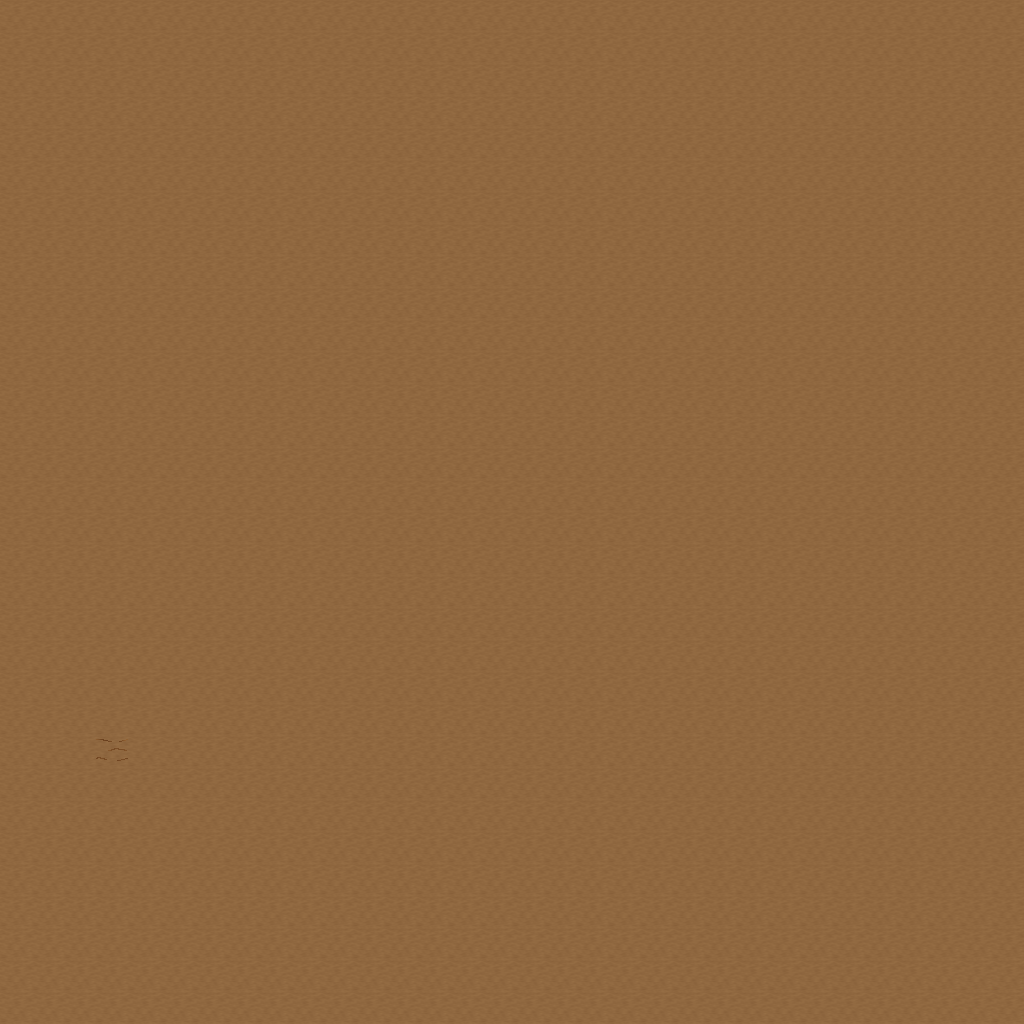

A 2D game scene composited from a Tiled map and its tileset images. What follows is a short description and the map's XML, with each tile layer's data collapsed to a summary:
An orthogonal 32x32 tile map with 32x32 px tiles, 5 tile layers (Ground, Objects, Objects2, Above, ...), 1 hidden layer not drawn, 37 tilesets.

<map version="1.10" tiledversion="1.11.0" orientation="orthogonal" renderorder="right-down" width="32" height="32" tilewidth="32" tileheight="32" infinite="0" nextlayerid="11" nextobjectid="1">
 <tileset firstgid="1" name="ground_ground" tilewidth="32" tileheight="32" tilecount="33" columns="3">
  <image source="../drawable/ground_ground.png" width="96" height="352" />
 </tileset>
 <tileset firstgid="34" name="ground_ridge_earth_dark" tilewidth="32" tileheight="32" tilecount="96" columns="12">
  <image source="../drawable/ground_ridge_earth_dark.png" width="384" height="256" />
 </tileset>
 <tileset firstgid="130" name="logic_collision" tilewidth="32" tileheight="32" tilecount="1" columns="1">
  <image source="../drawable/logic_collision.png" width="32" height="32" />
 </tileset>
 <tileset firstgid="131" name="logic_portal" tilewidth="32" tileheight="32" tilecount="24" columns="8">
  <image source="../drawable/logic_portal.png" width="256" height="96" />
 </tileset>
 <tileset firstgid="155" name="building_fence_fence_chunky" tilewidth="32" tileheight="32" tilecount="21" columns="3">
  <image source="../drawable/building_fence_fence_chunky.png" width="96" height="224" />
 </tileset>
 <tileset firstgid="176" name="item_statue_girl_with_bird" tilewidth="32" tileheight="32" tilecount="12" columns="4">
  <image source="../drawable/item_statue_girl_with_bird.png" width="128" height="96" />
 </tileset>
 <tileset firstgid="188" name="plant_bush_hosta" tilewidth="32" tileheight="32" tilecount="9" columns="3">
  <image source="../drawable/plant_bush_hosta.png" width="96" height="96" />
 </tileset>
 <tileset firstgid="197" name="logic_item_sheepfood" tilewidth="32" tileheight="32" tilecount="1" columns="1">
  <image source="../drawable/logic_item_sheepfood.png" width="32" height="32" />
 </tileset>
 <tileset firstgid="198" name="ground_rock_rocks_3" tilewidth="32" tileheight="32" tilecount="16" columns="4">
  <image source="../drawable/ground_rock_rocks_3.png" width="128" height="128" />
 </tileset>
 <tileset firstgid="214" name="item_statue_crystal_statues" tilewidth="32" tileheight="32" tilecount="12" columns="6">
  <image source="../drawable/item_statue_crystal_statues.png" width="192" height="64" />
 </tileset>
 <tileset firstgid="226" name="plant_tree_maple_tree" tilewidth="32" tileheight="32" tilecount="72" columns="8">
  <image source="../drawable/plant_tree_maple_tree.png" width="256" height="288" />
 </tileset>
 <tileset firstgid="298" name="plant_stump_small_stump" tilewidth="32" tileheight="32" tilecount="4" columns="2">
  <image source="../drawable/plant_stump_small_stump.png" width="64" height="64" />
 </tileset>
 <tileset firstgid="302" name="item_statue_plants_potted_stone" tilewidth="32" tileheight="32" tilecount="6" columns="3">
  <image source="../drawable/item_statue_plants_potted_stone.png" width="96" height="64" />
 </tileset>
 <tileset firstgid="308" name="logic_creature_sheep" tilewidth="32" tileheight="32" tilecount="1" columns="1">
  <image source="../drawable/logic_creature_sheep.png" width="32" height="32" />
 </tileset>
 <tileset firstgid="309" name="furniture_chair_bench_white" tilewidth="32" tileheight="32" tilecount="8" columns="2">
  <image source="../drawable/furniture_chair_bench_white.png" width="64" height="128" />
 </tileset>
 <tileset firstgid="317" name="furniture_sink_dark_side_on" tilewidth="32" tileheight="32" tilecount="6" columns="3">
  <image source="../drawable/furniture_sink_dark_side_on.png" width="96" height="64" />
 </tileset>
 <tileset firstgid="323" name="object_birds" tilewidth="32" tileheight="32" tilecount="4" columns="2">
  <image source="../drawable/object_birds.png" width="64" height="64" />
 </tileset>
 <tileset firstgid="327" name="logic_creature_animal" tilewidth="32" tileheight="32" tilecount="32" columns="8">
  <image source="../drawable/logic_creature_animal.png" width="256" height="128" />
 </tileset>
 <tileset firstgid="359" name="ground_earth_edges" tilewidth="32" tileheight="32" tilecount="18" columns="6">
  <image source="../drawable/ground_earth_edges.png" width="192" height="96" />
 </tileset>
 <tileset firstgid="377" name="ground_grass_corners" tilewidth="32" tileheight="32" tilecount="24" columns="6">
  <image source="../drawable/ground_grass_corners.png" width="192" height="128" />
 </tileset>
 <tileset firstgid="401" name="building_stairs_stairs_grey" tilewidth="32" tileheight="32" tilecount="6" columns="3">
  <image source="../drawable/building_stairs_stairs_grey.png" width="96" height="64" />
 </tileset>
 <tileset firstgid="407" name="logic_creature_ent" tilewidth="32" tileheight="32" tilecount="4" columns="4">
  <image source="../drawable/logic_creature_ent.png" width="128" height="32" />
 </tileset>
 <tileset firstgid="411" name="plant_tree_pine_tree" tilewidth="32" tileheight="32" tilecount="20" columns="4">
  <image source="../drawable/plant_tree_pine_tree.png" width="128" height="160" />
 </tileset>
 <tileset firstgid="431" name="plant_tree_oak_tree" tilewidth="32" tileheight="32" tilecount="20" columns="4">
  <image source="../drawable/plant_tree_oak_tree.png" width="128" height="160" />
 </tileset>
 <tileset firstgid="451" name="plant_tree_chestnut_tree" tilewidth="32" tileheight="32" tilecount="20" columns="4">
  <image source="../drawable/plant_tree_chestnut_tree.png" width="128" height="160" />
 </tileset>
 <tileset firstgid="471" name="building_thatched_roof_cottage1" tilewidth="32" tileheight="32" tilecount="20" columns="4">
  <image source="../drawable/building_thatched_roof_cottage1.png" width="128" height="160" />
 </tileset>
 <tileset firstgid="491" name="building_thatched_roof_cottage2" tilewidth="32" tileheight="32" tilecount="20" columns="4">
  <image source="../drawable/building_thatched_roof_cottage2.png" width="128" height="160" />
 </tileset>
 <tileset firstgid="511" name="logic_item_vegetable" tilewidth="32" tileheight="32" tilecount="16" columns="8">
  <image source="../drawable/logic_item_vegetable.png" width="256" height="64" />
 </tileset>
 <tileset firstgid="527" name="object_well" tilewidth="32" tileheight="32" tilecount="4" columns="2">
  <image source="../drawable/object_well.png" width="64" height="64" />
 </tileset>
 <tileset firstgid="531" name="plant_flower_flower_bed_1" tilewidth="32" tileheight="32" tilecount="35" columns="7">
  <image source="../drawable/plant_flower_flower_bed_1.png" width="224" height="160" />
 </tileset>
 <tileset firstgid="566" name="plant_flower_small_flower_bed" tilewidth="32" tileheight="32" tilecount="12" columns="3">
  <image source="../drawable/plant_flower_small_flower_bed.png" width="96" height="128" />
 </tileset>
 <tileset firstgid="578" name="plant_flower_small_flower_bed_2" tilewidth="32" tileheight="32" tilecount="12" columns="3">
  <image source="../drawable/plant_flower_small_flower_bed_2.png" width="96" height="128" />
 </tileset>
 <tileset firstgid="590" name="plant_flower_foxgloves" tilewidth="32" tileheight="32" tilecount="4" columns="2">
  <image source="../drawable/plant_flower_foxgloves.png" width="64" height="64" />
 </tileset>
 <tileset firstgid="594" name="plant_flower_hothouse_flowers" tilewidth="32" tileheight="32" tilecount="72" columns="6">
  <image source="../drawable/plant_flower_hothouse_flowers.png" width="192" height="384" />
 </tileset>
 <tileset firstgid="666" name="plant_bush_bush_mult_colored" tilewidth="32" tileheight="32" tilecount="6" columns="3">
  <image source="../drawable/plant_bush_bush_mult_colored.png" width="96" height="64" />
 </tileset>
 <tileset firstgid="672" name="object_ents" tilewidth="32" tileheight="32" tilecount="50" columns="5">
  <image source="../drawable/object_ents.png" width="160" height="320" />
 </tileset>
 <tileset firstgid="722" name="ground_green_paving" tilewidth="32" tileheight="32" tilecount="18" columns="3">
  <image source="../drawable/ground_green_paving.png" width="96" height="192" />
 </tileset>
 <layer id="1" name="Ground" width="32" height="32">
  <data>[1024 cells, 1024 non-empty, 1 distinct tile ids]</data>
 </layer>
 <layer id="2" name="Objects" width="32" height="32">
  <data>[1024 cells, 1 non-empty, 1 distinct tile ids]</data>
 </layer>
 <layer id="3" name="Objects2" width="32" height="32">
  <data>[1024 cells, 0 non-empty, 0 distinct tile ids]</data>
 </layer>
 <layer id="4" name="Above" width="32" height="32">
  <data>[1024 cells, 0 non-empty, 0 distinct tile ids]</data>
 </layer>
 <layer id="5" name="Above2" width="32" height="32">
  <data>[1024 cells, 0 non-empty, 0 distinct tile ids]</data>
 </layer>
 <layer id="6" name="Walkable" width="32" height="32" visible="0">
  <data>[1024 cells, 0 non-empty, 0 distinct tile ids]</data>
 </layer>
 <objectgroup id="7" name="Mapevents" />
 <objectgroup id="8" name="Spawn" />
 <objectgroup id="9" name="Keys" />
 <objectgroup id="10" name="Replace" />
</map>
